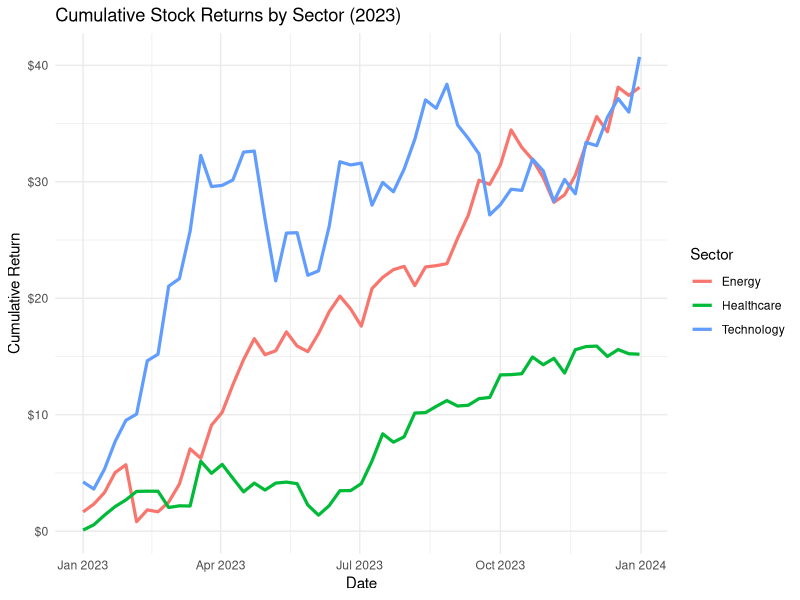
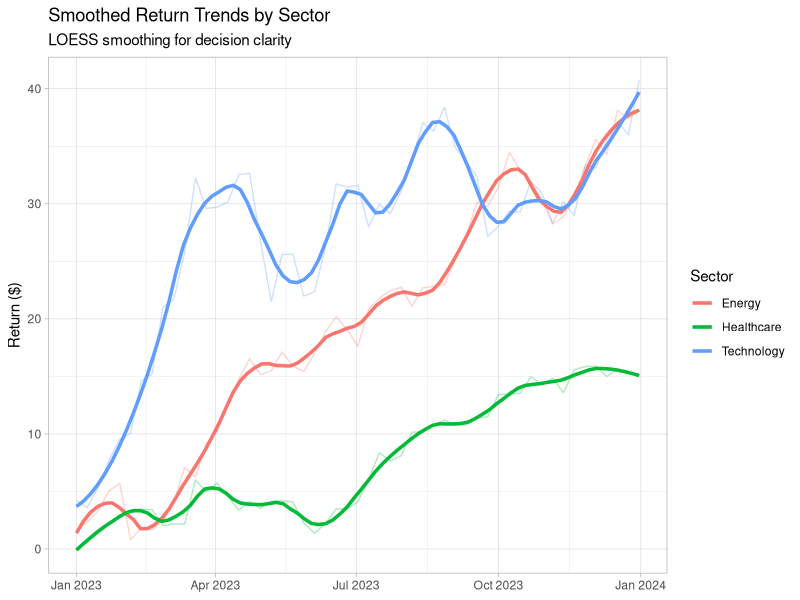
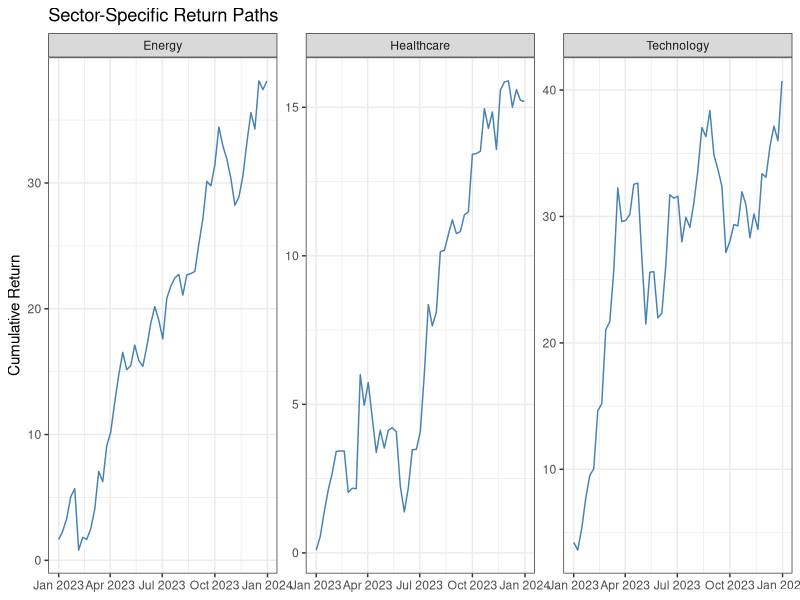
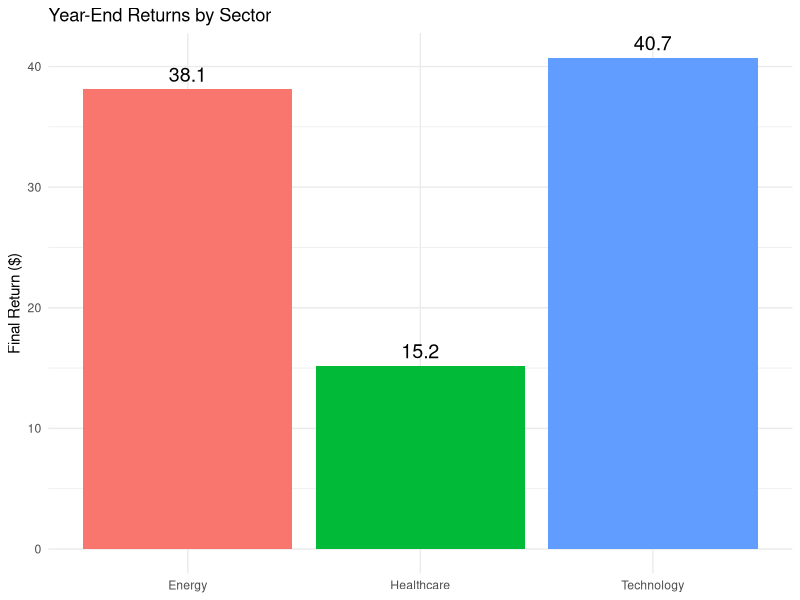
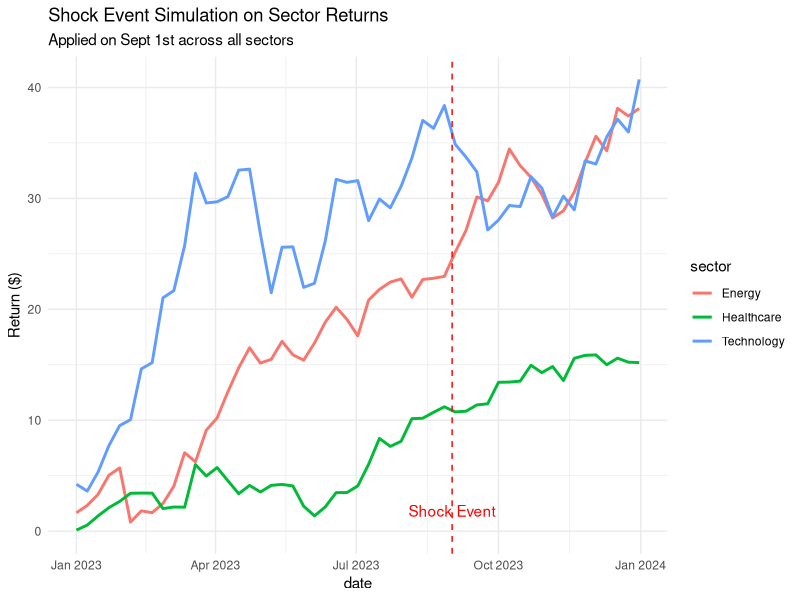

Write the R code that produced these figures, in order.
## ---- chunk 1
library(tidyverse)
library(scales)

set.seed(42)
dates <- seq(as.Date("2023-01-01"), as.Date("2023-12-31"), by = "week")
stocks <- tibble(
  date = rep(dates, 3),
  sector = rep(c("Technology", "Energy", "Healthcare"), each = length(dates)),
  return = c(
    cumsum(rnorm(length(dates), mean = 0.8, sd = 2.5)),
    cumsum(rnorm(length(dates), mean = 0.5, sd = 1.8)),
    cumsum(rnorm(length(dates), mean = 0.6, sd = 1.2))
  )
)
## ---- chunk 2
ggplot(stocks, aes(x = date, y = return, color = sector)) +
  geom_line(size = 1.1) +
  labs(
    title = "Cumulative Stock Returns by Sector (2023)",
    x = "Date",
    y = "Cumulative Return",
    color = "Sector"
  ) +
  theme_minimal() +
  scale_y_continuous(labels = dollar_format(prefix = "$"))
## ---- chunk 3
ggplot(stocks, aes(x = date, y = return, color = sector)) +
  geom_line(alpha = 0.3) +
  geom_smooth(se = FALSE, method = "loess", span = 0.2, size = 1.2) +
  labs(
    title = "Smoothed Return Trends by Sector",
    subtitle = "LOESS smoothing for decision clarity",
    x = NULL, y = "Return ($)", color = "Sector"
  ) +
  theme_light()
## ---- chunk 4
ggplot(stocks, aes(x = date, y = return)) +
  geom_line(color = "steelblue") +
  facet_wrap(~sector, scales = "free_y") +
  labs(
    title = "Sector-Specific Return Paths",
    x = NULL, y = "Cumulative Return"
  ) +
  theme_bw()
## ---- chunk 5
final_return <- stocks %>%
  group_by(sector) %>%
  summarise(end_return = last(return))

ggplot(final_return, aes(x = sector, y = end_return, fill = sector)) +
  geom_col(show.legend = FALSE) +
  geom_text(aes(label = round(end_return, 1)), vjust = -0.5, size = 5) +
  labs(
    title = "Year-End Returns by Sector",
    y = "Final Return ($)", x = NULL
  ) +
  theme_minimal()
## ---- chunk 6
shock_stocks <- stocks %>%
  mutate(shock = if_else(date == as.Date("2023-09-01"), -10, 0),
         return = return + shock)

ggplot(shock_stocks, aes(x = date, y = return, color = sector)) +
  geom_line(size = 1) +
  geom_vline(xintercept = as.Date("2023-09-01"), linetype = "dashed", color = "red") +
  annotate("text", x = as.Date("2023-09-01"), y = 0, label = "Shock Event", vjust = -1.2, color = "red") +
  labs(
    title = "Shock Event Simulation on Sector Returns",
    subtitle = "Applied on Sept 1st across all sectors",
    y = "Return ($)"
  ) +
  theme_minimal()
